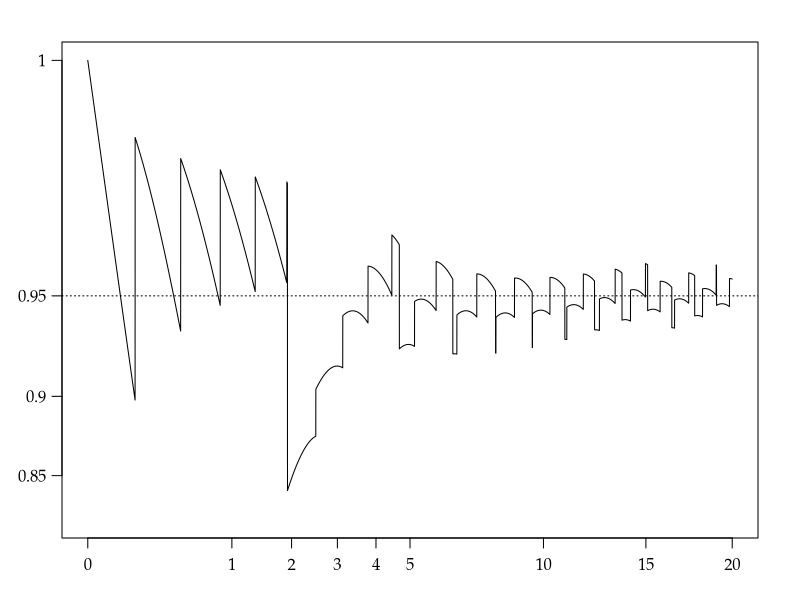

The R script that drew this image: (Note: this script raises an error after producing the figure.)
args = commandArgs()
basename = sub(".R$", "", sub("^--file=(.*/)?", "", args[grep("^--file=", args)]))
if (length(basename) != 0)
    pdf(file=paste0(basename, "_tmp.pdf"), colormodel="gray", width=7, height=3)
par(family="Palatino")
par(mgp=c(2,0.8,0)) # title and axis margins. default: c(3,1,0)
par(mar=c(3,3,2,2)+0.1) # bottom, left, top, right margins. default: c(5,4,4,2)+0.1

CI = sapply(0:30, function(y) qgamma(c(0.025,0.975), y+0.5))
CI[,1] = qgamma(c(0,0.95), 0.5)
f = function(x) {
    p = dpois(0:30, x)
    sum(p * (CI[1,] <= x & x <= CI[2,]))
}
vf = Vectorize(f)
pb = function(x) (2/pi)*asin(sqrt(x))
qb = function(z) (sin(pi*z/2))^2
curve(pb(vf(x^2)), n=10001, xlab="", ylab="", xaxt="n", yaxt="n",
      xlim=c(0,sqrt(20)), ylim=c(0.72,1))
abline(h=pb(0.95), lty=3)
t = c(0,1,2,3,4,5,10,15,20)
axis(1, at=sqrt(t), labels=t)
axis(2, at=pb(seq(0.85,1,0.05)), labels=seq(0.85,1,0.05), las=1)

dev.off()
embedFonts(paste0(basename, "_tmp.pdf"), outfile=paste0(basename, ".pdf"),
           options="-c \"<</NeverEmbed []>> setdistillerparams\" -f ")
